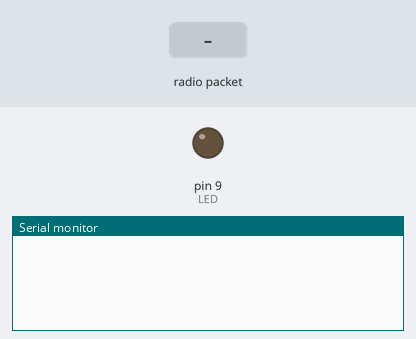
The sketch below on a simulated Arduino Uno, built with avr-gcc and run on an emulated ATmega328P. Parts: output pins drawn as LEDs (lit = HIGH), the last lines printed to the serial monitor. The test bench sets the inputs (shaded band). No radio packets arrive unless stated; pins used as bus, display or sensor lines are not drawn.

Above: at 6.6 s.
6.7 s: radio packet "A" arrives
At 7.9 s:
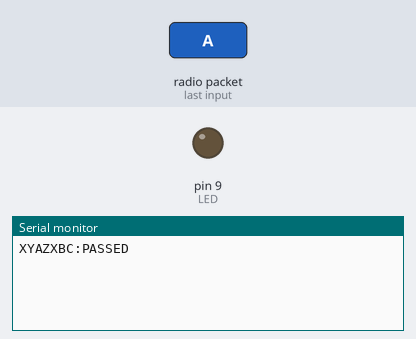
8.2 s: radio packet "F" arrives
At 9.1 s:
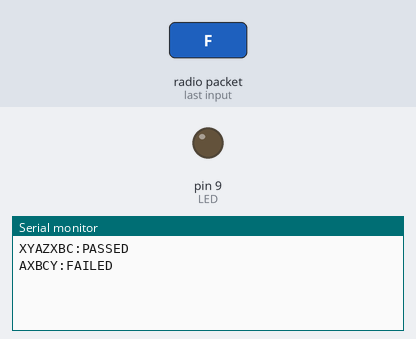

Measured:
- after the input at 6.7 s, the serial monitor: prints a new line at once (image 1)
- after the input at 8.2 s, the serial monitor: prints a new line at once (image 2)

The sketch:

Learner.ino
```cpp
#include <FiniteStateMachine.h>
#include <RHReliableDatagram.h>
#include <RH_RF69.h>
#include <SPI.h>

// Radio stuff
#define RF69_FREQ 868  // Frequency
#define RFM69_INT 2    // DIO0 Pin
#define RFM69_CS 10    // Select Signal Pin
#define RFM69_RST 3    // RST Pin
#define LED 9          // Test LED
#define MY_ADDRESS 2   // Learner arduino address
#define DEST_ADDRESS 1 // Where to send packets to
#define TIMEOUT 2000   // Timeout in milliseconds

#define SERIAL_BAUD 9600

void Blink(int milliseconds);
void TransmitMessage(uint8_t reply[]);

// Singleton instance of the radio driver
RH_RF69 rf69(RFM69_CS, RFM69_INT);

// Class to manage message delivery and receipt, using the driver declared above
RHReliableDatagram rf69_manager(rf69, MY_ADDRESS);

/*
 * The Arduino can only handle 30 * 30 character arrays, as one char = 1 byte,
 * and the dynamic memory is only 2048 bytes large. Thus, the trace array take
 * up 900 bytes. This leaves around 400 bytes for local variables once
 * everything has been compiled.
 */
// Test traces
const byte max_number_of_characters_in_one_trace = 30;
char array_of_traces[/* Max 30 traces */][max_number_of_characters_in_one_trace] = {"XYAZXBC","AXBCY","X","AXBCABC","AXBC","XAB","AXYZXYZ","AXYZ","AB","ABCAXBCABCAYZB","XABCYAZ","XABCYZX","XYZAXBCAYZB","A","AXYZX","XYZXYZX","XABCAYZB","AXYZXB","ABC","AX","ZX","ZBXXAABY","CYYBACYBCB","YYBCBAYYXZX","CAABZCXXZXXA","BYBXCBZYCYAB","Z","C","BZYABXXAXAZ","ZACXAYXCCY"};
const int array_size = sizeof(array_of_traces) / sizeof(array_of_traces[0]);
bool finished = false;

void setup() {
  // Setup for RFM69 chipset
  Serial.begin(SERIAL_BAUD);
  // Uncomment the following line, if used without serial connection
  while (!Serial) {
    delay(1);
  }

  pinMode(LED, OUTPUT);
  pinMode(RFM69_RST, OUTPUT);

  // Manual reset
  digitalWrite(RFM69_RST, LOW);
  digitalWrite(RFM69_RST, HIGH);
  delay(10);
  digitalWrite(RFM69_RST, LOW);
  delay(10);

  if (!rf69_manager.init()) {
    while (1) {
      Blink(1000);
    }
  }

  // Set base frequency
  if (!rf69.setFrequency(RF69_FREQ)) {
    while (1) {
      Blink(2000);
    }
  }

  // RFM69HW *requires* that the Tx power flag is set!
  rf69.setTxPower(20); // power range from 14-20

  // The encryption key has to be the same across all devices
  // The hex values were randomly generated by random.org
  uint8_t encryption_key[16] = {0x2B, 0x0F, 0x6D, 0x16, 0x54, 0x38, 0x3E, 0x63,
                                0x37, 0x5F, 0x1B, 0x09, 0x19, 0x5F, 0x2A, 0x6A};
  rf69.setEncryptionKey(encryption_key);
}

// Dont put this on the stack:
uint8_t buffer[RH_RF69_MAX_MESSAGE_LEN];

void loop() {
  while (!finished) {
    delay(5000); // This delay is here, to ensure the user has time to open the Python script which listens to the serial port.
    // Loop over traces
    for (int i = 0; i < array_size; i++) {
      // Loop over char in trace
      for (int j = 0; j <= strlen(array_of_traces[i]); j++) {
        // If at end of a trace, tell blackbox its END
        if (j == strlen(array_of_traces[i])) {
          uint8_t message[] = "$";
          TransmitMessage(message);
          break;
        } else {
          // Send array_of_traces[i][j]
          uint8_t message[] = {(uint8_t)array_of_traces[i][j]};
          TransmitMessage(message);
        }
      }
      //wait for messagde from blackbox
      while(!rf69_manager.available()){delay(10);}

      // Print result from blackbox
      if (rf69_manager.available()) {
        // Wait for a message addressed to the Learner arduino
        uint8_t len = sizeof(buffer);
        uint8_t from;
        if (rf69_manager.recvfromAckTimeout(buffer, &len, TIMEOUT, &from)) {
          if (((char *)buffer)[0] == 'A') {
            Serial.print(strcat(array_of_traces[i], ":PASSED\n"));
          }
          else if (((char *)buffer)[0] == 'F')  {
            Serial.print(strcat(array_of_traces[i], ":FAILED\n"));
          }
        }
      }
    }
    // When no more traces, print "STOP" to stop python monitor
    Serial.print("STOP\n");
    finished = true;
  }
  // Once all traces have been tested, indicate that we are finished by blinking
  Blink(100);
}

/*
 * Blink is used for error codes and to indicate that a run has finished,
 * as the serial monitor will solely be used for communication between
 * the learner and the blackbox device.
 * The error codes are as follows:
 * ½ second blinks: Failed to send message.
 * 1 second blinks: Failed RFM69HW initialization.
 * 2 second blinks: Failed while setting the frequency.
 */
void Blink(int milliseconds) {
  digitalWrite(LED_BUILTIN, HIGH);
  delay(milliseconds);
  digitalWrite(LED_BUILTIN, LOW);
  delay(milliseconds);
}

void TransmitMessage(uint8_t reply[]) {
  if (!rf69_manager.sendtoWait(reply, strlen((char *)reply), DEST_ADDRESS)) {
    // If the transmission fails, flash the error code
    for (int i = 0; i < 10; i++) {
      Blink(500);
    }
  }
}
```
